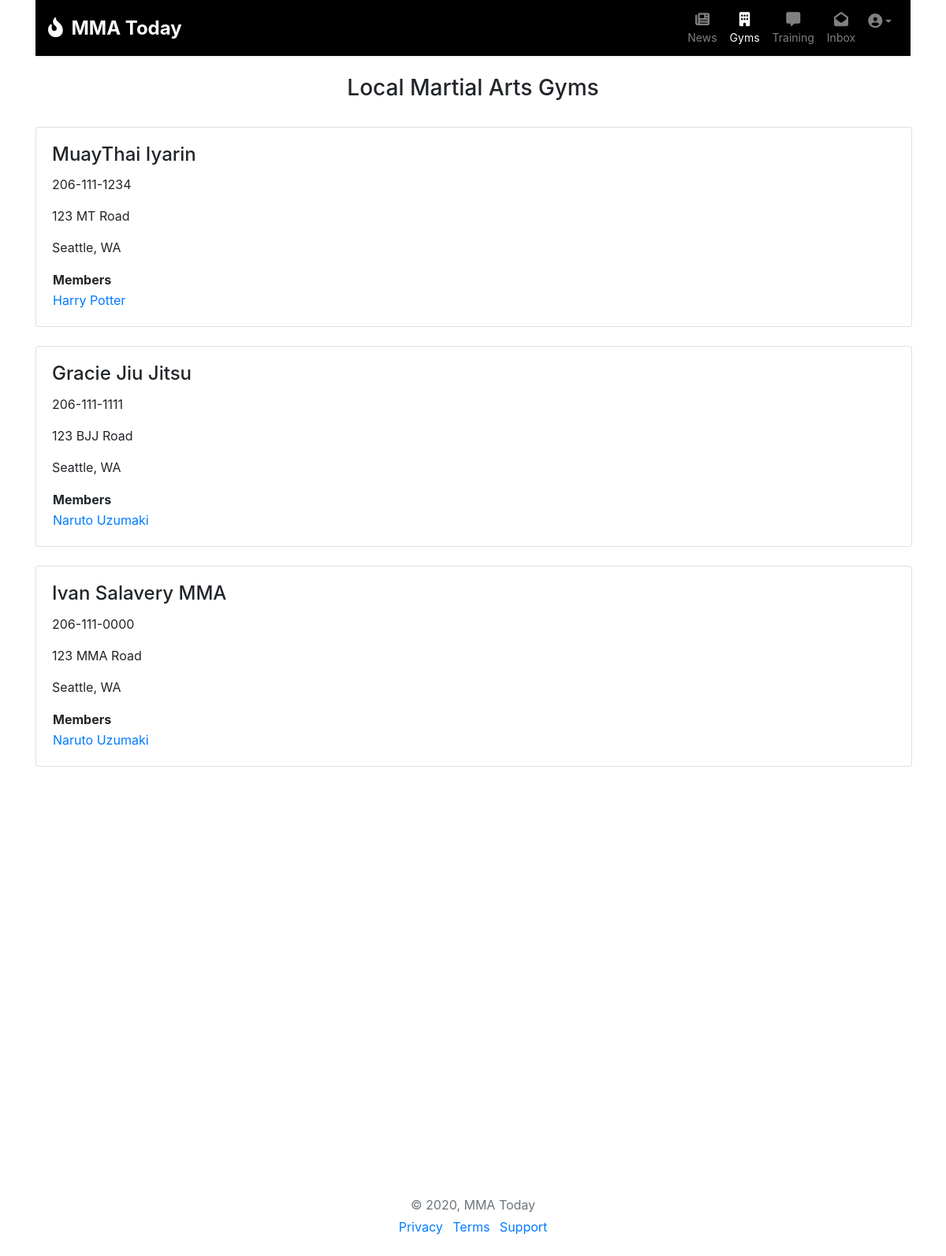
Page /gyms (signed in) on the committed database.
### mmmatoday_app/models.py (models this page shows, shortened)
class Gym(models.Model):
    gym_name = models.CharField(max_length=255)
    member = models.ForeignKey(User, related_name='user_gyms', on_delete=models.CASCADE)
    phone_number = models.CharField(max_length=255)
    address = models.CharField(max_length=255)
    city = models.CharField(max_length=45)
    state = models.CharField(max_length=45)
    created_at = models.DateTimeField(auto_now_add=True)
    updated_at = models.DateTimeField(auto_now=True)

class User(models.Model):
    first_name = models.CharField(max_length=40)
    last_name = models.CharField(max_length=40)
    email = models.CharField(max_length=50, unique=True)
    password = models.TextField()
    created_at = models.DateTimeField(auto_now_add=True)
    updated_at = models.DateTimeField(auto_now=True)
    objects = UserManager()

### mmmatoday_app/views.py (the view)
# urls.py: path('gyms', views.gyms),
def gyms(request):
    if 'user_id' not in request.session:
        messages.error(request, "You need to register or log in!")
        return redirect('/')
    context = {
        'user': User.objects.get(id=request.session['user_id']),
        'all_gyms': Gym.objects.all(),
        'current_page': "gym",
    }
    return render(request, 'gyms.html', context)

### mmmatoday_app/templates/gyms.html
{% extends 'index.html' %}
{% block content %}
<div class="trainh3">
    <h3>Local Martial Arts Gyms</h3>
</div>
<br>
{% for gyms in all_gyms %}
<div class="card" style="width: 69.5rem;">
    <div class="card-body">
        <h4 class="card-title">{{gyms.gym_name}}</h4>
        <p class="card-text">{{gyms.phone_number}}</p>
        <p class="card-text">{{gyms.address}}</p>
        <p class="card-text">{{gyms.city}}, {{gyms.state}}</p>
        <table class="table-hover" style="width:100%">
            <tr>
                <th>Members</th>
            </tr>
            <tr>
                <td><a href="/viewuser/{{gyms.member.id}}">{{gyms.member.first_name}} {{gyms.member.last_name}}</a></td>
            </tr>
        </table>
    </div>
</div>
<br>
{% endfor %}
<div id="googlemap" style="width:100%;height:400px;"></div>
{% endblock %}

### mmmatoday_app/static/style.css (style rules this page uses)
body { background: #eeeeee; font-family: 'Mukta', sans-serif; }
.trainh3 { text-align: center !important; }

### rows in the picture
Gym: gym_name "MuayThai Iyarin", phone_number "206-111-1234", address "123 MT Road", city "Seattle", state "WA", member.first_name "Harry", member.last_name "Potter"
Gym: gym_name "Gracie Jiu Jitsu", phone_number "206-111-1111", address "123 BJJ Road", city "Seattle", state "WA", member.first_name "Naruto", member.last_name "Uzumaki"
Gym: gym_name "Ivan Salavery MMA", phone_number "206-111-0000", address "123 MMA Road", city "Seattle", state "WA", member.first_name "Naruto", member.last_name "Uzumaki"
